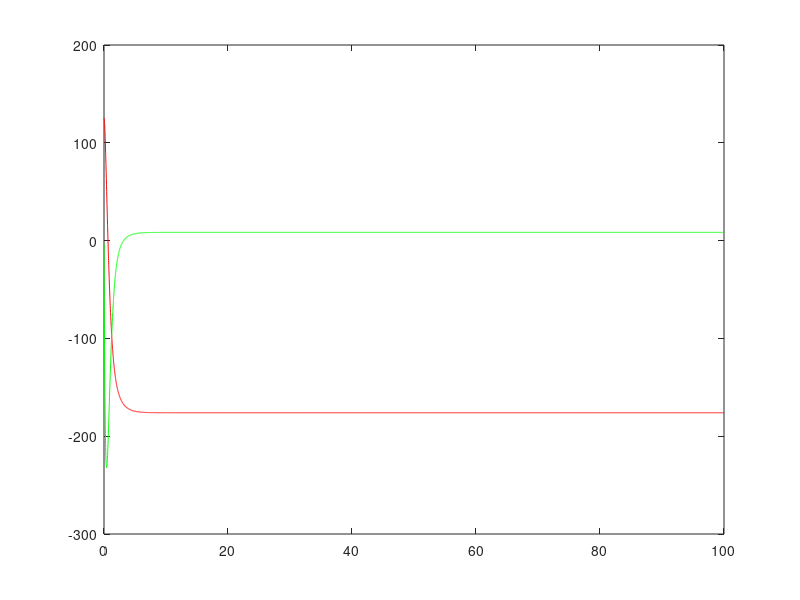
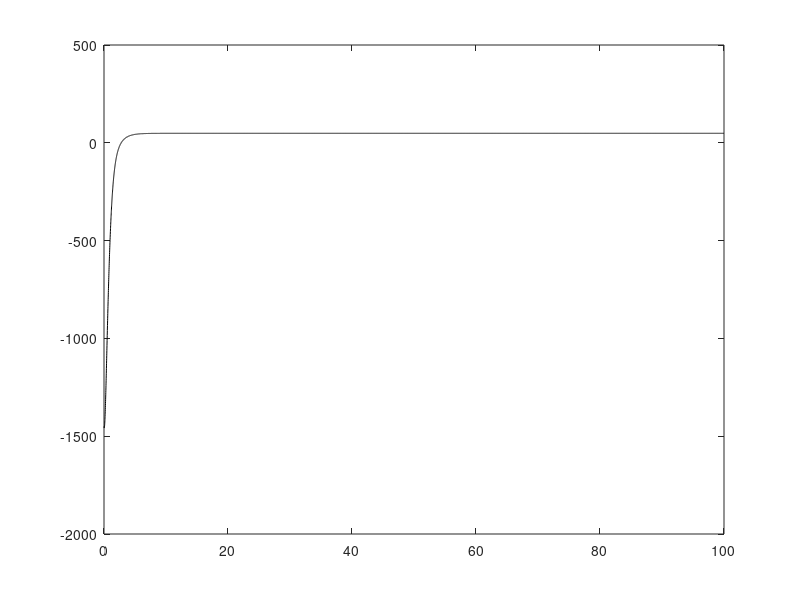

Source code (MATLAB) for these figures, in order:
% Modelo
A = [0 1; 0 -5];
B = [0; 1];
D = 0;

% Sistema real
At = A + 0.1*rand(2,2);
Bt = B + 0.1*rand(2,1);

% Mediciones
C1 = eye(2);
C2 = [1 0];

% Diseño controlador con las matrices del modelo
Aamp = [A [0;0]; C2 0];
Bamp = [B; 0];

y2d = -176; % Valor deseado para la posición

lambda_des = [-1, -2, -3]; % valores propios deseados para (6.73)
Kamp = acker(Aamp,Bamp,lambda_des);
K = Kamp(1:2); % Para los estados
KI = Kamp(3); % Para el error integral

% Simulacion
tf = 100;
deltaT = 0.01;
t = [0:0.01:100];

e = 13; % valor inicial para la integral
x = [125;-3];


log_x = zeros(length(t), 2);
log_u = zeros(length(t), 1);

for i = 1:length(t)
    
   u = -K*(C1*x) -KI*e;
   e_dot = C2*x - y2d;
   x_dot = At*x + Bt*u; % simulamos el sistema real
   
   
   log_x(i,:) = x;
   log_u(i,:) = u;
   x = x + x_dot*deltaT;
   e = e + e_dot*deltaT;
   
   
end

figure(1)
plot(t, log_x(:,1), 'r');
hold on;
plot(t, log_x(:,2), 'g');

figure(2)
plot(t, log_u(:), 'k');